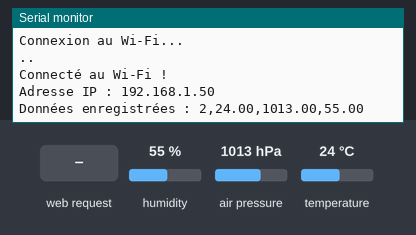
The sketch below on a simulated ESP32. Parts: the last lines printed to the serial monitor. The test bench sets the inputs (shaded band); at power-on: humidity 55 %, air pressure 1013 hPa, temperature 24 °C. WiFi joins after 1.5 s; servers stay silent unless stated; storage starts empty.

Above: at 3.2 s.
3.3 s: HTTP request GET /data.csv received
At 13.2 s:
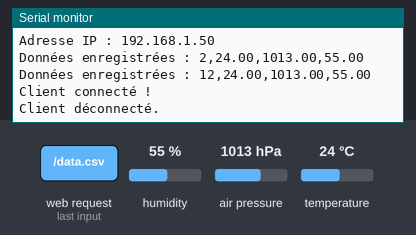
13.5 s: humidity set to 22 %
21.0 s: air pressure set to 952 hPa
At 22.8 s:
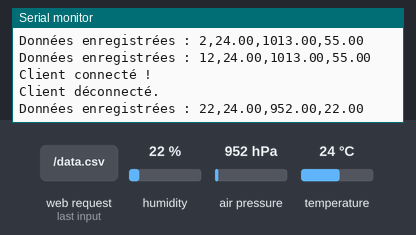
28.5 s: temperature set to 12 °C
At 33.3 s:
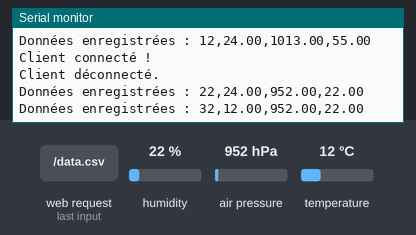
Timing chart, 0 to 34.8 s (numbered marks = the images above; inputs shaded):
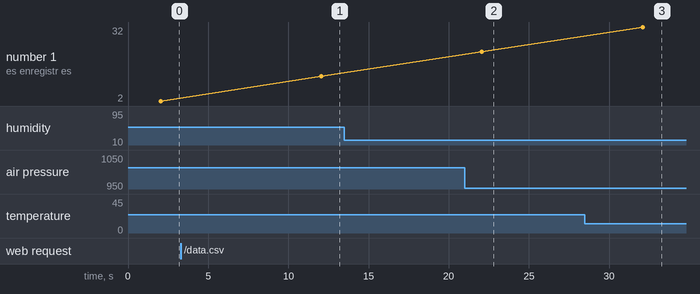

Measured:
- after the input at 3.3 s, the serial monitor: prints a new line after 8.8 s (image 1)
- after the input at 21.0 s, the serial monitor: prints a new line after 1.1 s (image 2)
- after the input at 28.5 s, the serial monitor: prints a new line after 3.6 s (image 3)

The sketch:

Stock_CSV.ino
```cpp
#include <WiFi.h>
#include <Adafruit_Sensor.h>
#include <Adafruit_BME280.h>
#include <SPI.h>
#include <SD.h>

// Configuration Wi-Fi
const char* ssid = "Votre_SSID";
const char* password = "Votre_MotDePasse";

// Configuration des broches SD
#define CS_PIN 5 // Broche CS pour la carte SD

// Objets
Adafruit_BME280 bme;
WiFiServer server(80);

// Fichier CSV
File dataFile;

void setup() {
  Serial.begin(115200);

  // Initialisation du capteur BME280
  if (!bme.begin(0x76)) {
    Serial.println("Erreur : BME280 non détecté !");
    while (1);
  }

  // Initialisation de la carte SD
  Serial.println("Initialisation de la carte SD...");
  if (!SD.begin(CS_PIN)) {
    Serial.println("Erreur : Carte SD non détectée !");
    while (1);
  }
  Serial.println("Carte SD initialisée avec succès.");

  // Création ou ouverture du fichier CSV
  dataFile = SD.open("/data.csv", FILE_APPEND);
  if (!dataFile) {
    Serial.println("Erreur : Impossible de créer ou d'ouvrir le fichier CSV !");
    while (1);
  }
  // Ajouter les en-têtes si le fichier est vide
  if (dataFile.size() == 0) {
    dataFile.println("Heure,Température (°C),Pression (hPa),Humidité (%)");
  }
  dataFile.close();

  // Connexion Wi-Fi
  Serial.println("Connexion au Wi-Fi...");
  WiFi.begin(ssid, password);
  while (WiFi.status() != WL_CONNECTED) {
    delay(1000);
    Serial.print(".");
  }
  Serial.println("\nConnecté au Wi-Fi !");
  Serial.print("Adresse IP : ");
  Serial.println(WiFi.localIP());

  // Démarrage du serveur web
  server.begin();
}

void loop() {
  // Lecture des mesures
  float temperature = bme.readTemperature();
  float pression = bme.readPressure() / 100.0F; // Pression en hPa
  float humidite = bme.readHumidity();

  // Enregistrer les données dans le fichier CSV
  dataFile = SD.open("/data.csv", FILE_APPEND);
  if (dataFile) {
    String dataString = String(millis() / 1000) + "," +
                        String(temperature) + "," +
                        String(pression) + "," +
                        String(humidite);
    dataFile.println(dataString);
    dataFile.close();
    Serial.println("Données enregistrées : " + dataString);
  } else {
    Serial.println("Erreur : Impossible d'ouvrir le fichier CSV !");
  }

  // Gestion des requêtes du serveur web
  WiFiClient client = server.available();
  if (client) {
    Serial.println("Client connecté !");
    String request = client.readStringUntil('\r');
    client.flush();

    // Générer une page HTML
    String html = "<!DOCTYPE html><html><head>";
    html += "<title>Monitoring et Stockage</title></head><body>";
    html += "<h1>Surveillance des Conditions</h1>";
    html += "<p><b>Température :</b> " + String(temperature) + " °C</p>";
    html += "<p><b>Pression :</b> " + String(pression) + " hPa</p>";
    html += "<p><b>Humidité :</b> " + String(humidite) + " %</p>";
    html += "<p>Les données sont enregistrées dans le fichier <b>data.csv</b>.</p>";
    html += "</body></html>";

    // Envoyer la réponse HTTP
    client.println("HTTP/1.1 200 OK");
    client.println("Content-type:text/html");
    client.println();
    client.println(html);
    client.println();

    client.stop();
    Serial.println("Client déconnecté.");
  }

  delay(10000); // Lecture et enregistrement toutes les 10 secondes
}
```
